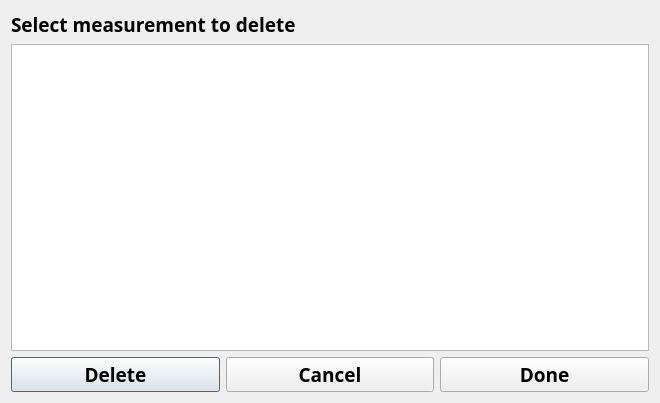
<?xml version="1.0" encoding="UTF-8"?>
<ui version="4.0">
 <class>specimendelDlg</class>
 <widget class="QDialog" name="specimendelDlg">
  <property name="geometry">
   <rect>
    <x>0</x>
    <y>0</y>
    <width>660</width>
    <height>403</height>
   </rect>
  </property>
  <property name="windowTitle">
   <string>Delete Specimen</string>
  </property>
  <layout class="QVBoxLayout" name="verticalLayout">
   <item>
    <layout class="QGridLayout" name="gridLayout">
     <item row="2" column="0">
      <widget class="QPushButton" name="delBtn">
       <property name="minimumSize">
        <size>
         <width>165</width>
         <height>35</height>
        </size>
       </property>
       <property name="font">
        <font>
         <family>Arial Black</family>
         <pointsize>14</pointsize>
         <weight>75</weight>
         <bold>true</bold>
        </font>
       </property>
       <property name="text">
        <string>Delete</string>
       </property>
      </widget>
     </item>
     <item row="1" column="0" colspan="3">
      <widget class="QTableWidget" name="delSpecimen">
       <property name="font">
        <font>
         <family>Arial Black</family>
         <pointsize>18</pointsize>
         <weight>75</weight>
         <bold>true</bold>
        </font>
       </property>
       <property name="selectionBehavior">
        <enum>QAbstractItemView::SelectColumns</enum>
       </property>
      </widget>
     </item>
     <item row="2" column="2">
      <widget class="QPushButton" name="okBtn">
       <property name="minimumSize">
        <size>
         <width>165</width>
         <height>35</height>
        </size>
       </property>
       <property name="font">
        <font>
         <family>Arial Black</family>
         <pointsize>14</pointsize>
         <weight>75</weight>
         <bold>true</bold>
        </font>
       </property>
       <property name="text">
        <string>Done</string>
       </property>
      </widget>
     </item>
     <item row="2" column="1">
      <widget class="QPushButton" name="cancelBtn">
       <property name="minimumSize">
        <size>
         <width>165</width>
         <height>35</height>
        </size>
       </property>
       <property name="font">
        <font>
         <family>Arial Black</family>
         <pointsize>14</pointsize>
         <weight>75</weight>
         <bold>true</bold>
        </font>
       </property>
       <property name="text">
        <string>Cancel</string>
       </property>
      </widget>
     </item>
     <item row="0" column="0" colspan="3">
      <widget class="QLabel" name="label">
       <property name="font">
        <font>
         <family>Arial Black</family>
         <pointsize>14</pointsize>
         <weight>75</weight>
         <bold>true</bold>
        </font>
       </property>
       <property name="text">
        <string>Select measurement to delete</string>
       </property>
      </widget>
     </item>
    </layout>
   </item>
  </layout>
 </widget>
 <resources/>
 <connections/>
</ui>
